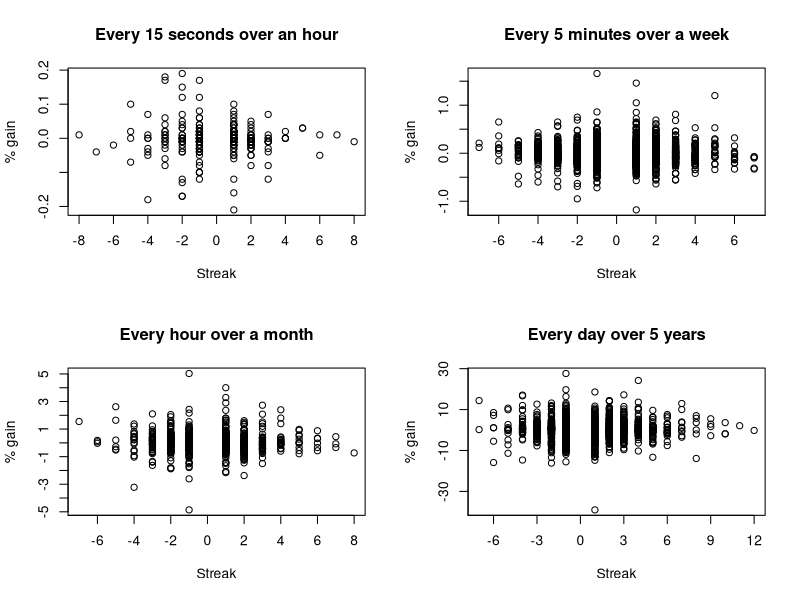

Recreate this plot in R.
df1 = read.csv('stonks_15sec_per_hour.csv')
df2 = read.csv('stonks_5min_per_week.csv')
df3 = read.csv('stonks_hour_per_month.csv')
df4 = read.csv('stonks_day_per_5years.csv')

out = 'plot.pdf'
if (file.exists(out)) {
    file.remove(out)
}
pdf(file=out, width=10, height=7, onefile=FALSE)
plot.new()
par(mfrow=c(2,2))

plot(df1$Streaks, df1$Gains, xlab='Streak', ylab='% gain', xaxt='n', yaxt='n')
title('Every 15 seconds over an hour')
axis(1, at=seq(-8, 8, 2))
axis(2, at=seq(-0.2, 0.2, 0.1))

plot(df2$Streaks, df2$Gains,  xlab='Streak', ylab='% gain', xaxt='n', yaxt='n')
title('Every 5 minutes over a week')
axis(1, at=seq(-8, 8, 2))
axis(2, at=seq(-1.5, 1.5, 0.5))

plot(df3$Streaks, df3$Gains,  xlab='Streak', ylab='% gain', xaxt='n', yaxt='n')
title('Every hour over a month')
axis(1, at=seq(-8, 8, 2))
axis(2, at=seq(-5, 5, 1))

plot(df4$Streaks, df4$Gains,  xlab='Streak', ylab='% gain', xaxt='n', yaxt='n')
title('Every day over 5 years')
axis(1, at=seq(-12, 12, 3))
axis(2, at=seq(-50, 50, 20))

dev.off()